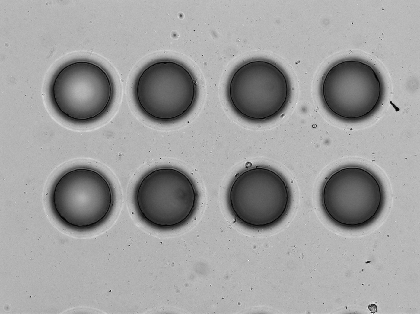
%> input picture samples/a/Acquired-2.tif, 420 x 314 px, shrunk from 1392 x 1040 before the run
$ octave pra.m   (GNU Octave 9; MATLAB toolbox functions it lacks are replaced by stand-ins)
%> lines starting %> are read from the running program, lines starting %| are printed output that depends on the picture; in (x1, y1, x2, y2) boxes, pixels count from 0 and x2, y2 are one past the last pixel; in counts of white or black regions, pixels touching at a corner belong together; the program's own positions count from 1
%> further down, image is the input picture: size 314x420 uint16; min 2206, max 11404, mean 7960
### matlab/tofloat.m
function [out, revertclass] = tofloat(in)
%TOFLOAT Convert image to floating point
%   [OUT, REVERTCLASS] = TOFLOAT(IN) converts the input image IN to
%   floating-point. If IN is a double or single image, then OUT
%   equals IN.  Otherwise, OUT equals IM2SINGLE(IN).  REVERTCLASS is
%   a function handle that can be used to convert back to the class
%   of IN.

%   Copyright 2002-2009 R. C. Gonzalez, R. E. Woods, and S. L. Eddins
%   From the book Digital Image Processing Using MATLAB, 2nd ed.,
%   Gatesmark Publishing, 2009.
%
%   Book web site: http://www.imageprocessingplace.com
%   Publisher web site: http://www.gatesmark.com/DIPUM2e.htm

identity = @(x) x;
tosingle = @im2single;

table = {'uint8',   tosingle, @im2uint8
   'uint16',  tosingle, @im2uint16
   'int16',   tosingle, @im2int16
   'logical', tosingle, @logical
   'double',  identity, identity
   'single',  identity, identity};

classIndex = find(strcmp(class(in), table(:, 1)));
%> classIndex = 2

if isempty(classIndex)
   error('Unsupported input image class.');
end

out = table{classIndex, 2}(in);

revertclass = table{classIndex, 3};

### matlab/intrans.m
function g = intrans(f, method, varargin)
%INTRANS Performs intensity (gray-level) transformations.
%   G = INTRANS(F, 'neg') computes the negative of input image F.
%
%   G = INTRANS(F, 'log', C, CLASS) computes C*log(1 + F) and
%   multiplies the result by (positive) constant C. If the last two
%   parameters are omitted, C defaults to 1. Because the log is used
%   frequently to display Fourier spectra, parameter CLASS offers
%   the option to specify the class of the output as 'uint8' or
%   'uint16'. If parameter CLASS is omitted, the output is of the
%   same class as the input.
%
%   G = INTRANS(F, 'gamma', GAM) performs a gamma transformation on
%   the input image using parameter GAM (a required input).
%
%   G = INTRANS(F, 'stretch', M, E) computes a contrast-stretching
%   transformation using the expression 1./(1 + (M./F).^E).
%   Parameter M must be in the range [0, 1]. The default value for
%   M is mean2(tofloat(F)), and the default value for E is 4.
%
%   G = INTRANS(F, 'specified', TXFUN) performs the intensity
%   transformation s = TXFUN(r) where r are input intensities, s are
%   output intensities, and TXFUN is an intensity transformation
%   (mapping) function, expressed as a vector with values in the
%   range [0, 1]. TXFUN must have at least two values.
%
%   For the 'neg', 'gamma', 'stretch' and 'specified'
%   transformations, floating-point input images whose values are
%   outside the range [0, 1] are scaled first using MAT2GRAY. Other
%   images are converted to floating point using TOFLOAT. For the
%   'log' transformation,floating-point images are transformed
%   without being scaled; other images are converted to floating
%   point first using TOFLOAT.
%
%   The output is of the same class as the input, except if a
%   different class is specified for the 'log' option.

%   Copyright 2002-2009 R. C. Gonzalez, R. E. Woods, and S. L. Eddins
%   From the book Digital Image Processing Using MATLAB, 2nd ed.,
%   Gatesmark Publishing, 2009.
%
%   Book web site: http://www.imageprocessingplace.com
%   Publisher web site: http://www.gatesmark.com/DIPUM2e.htm

% Verify the correct number of inputs.
error(nargchk(2, 4, nargin))

if strcmp(method, 'log')
   % The log transform handles image classes differently than the
   % other transforms, so let the logTransform function handle that
   % and then return.
   g = logTransform(f, varargin{:});
   return;
end

% If f is floating point, check to see if it is in the range [0 1].
% If it is not, force it to be using function mat2gray.
if isfloat(f) && (max(f(:)) > 1 || min(f(:)) < 0)
   f = mat2gray(f);
end
[f, revertclass] = tofloat(f); %Store class of f for use later.

% Perform the intensity transformation specified.
switch method
case 'neg'
   g = imcomplement(f);

case 'gamma'
   g = gammaTransform(f, varargin{:});

case 'stretch'
   g = stretchTransform(f, varargin{:});

case 'specified'
   g = spcfiedTransform(f, varargin{:});

otherwise
   error('Unknown enhancement method.')
end

% Convert to the class of the input image.
g = revertclass(g);

%------------------------------------------------------------------%
function g = gammaTransform(f, gamma)
g = imadjust(f, [ ], [ ], gamma);

%------------------------------------------------------------------%
function g = stretchTransform(f, varargin)
if isempty(varargin)
   % Use defaults.
   m = mean2(f);
   E = 4.0;
elseif length(varargin) == 2
   m = varargin{1};
%> m = 0.121
   E = varargin{2};
%> E = 0.9
else
   error('Incorrect number of inputs for the stretch method.')
end
g = 1./(1 + (m./f).^E);
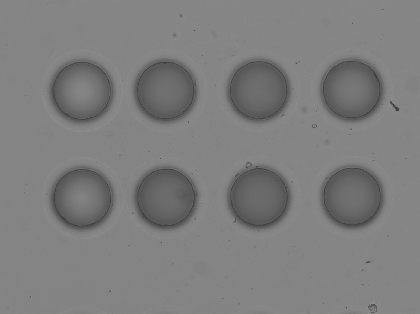
%> g: size 314x420 single; min 0.24, max 0.58, mean 0.494

%------------------------------------------------------------------%
% [9 lines left out: function spcfiedTransform, not called in this run]

%------------------------------------------------------------------%
% [19 lines left out: function logTransform, not called in this run]

### matlab/imageanalysis.m
function imageanalysis(motherfolder,representation)
%% 기본원리
% 1. 상위 폴더 내의 하위 폴더를 검색하여 nameFolds{i} 에 저장
% 2. 각 하위 폴더내의 파일을 순서대로 읽어서, filename(i) 에 저장
% 3. 가장잘나온 사진(대표)상의 중심(원이라 가정, 8개)사이의 거리, 평균 반지름 등의 정보를 입력
% 4. 대표 사진의 기울기를 수평으로 맞춘 뒤, 테두리를 잘라냄.(마스크 생성)
% 5. 분석하고자 하는 이미지의 기울기를 분석하여 마스크를 해당 기울기에 맞게 회전.
% 6. Template matching 을 이용하여 마스크와 이미지가 가장 장 매칭이 되는 지점을 찾아 마스킹을 한후 평균 밝기 측정
% 7. 왼쪽 아래서부터 오른쪽 위까지 순서대로 1~8까지 평균 Brightness 를 기록.
% 8. 엑셀파일로 출력

%% 사용법
% Column 과 Row 와 Magnitude 값을 입력한다.
% 아래와 같이 폴더명과 대표이미지 경로를 입력한다
% imageanalysis('C:\Users\moon\Dropbox\2014 summer research\2014.05.26 Tn5 FAB 2nd 100um reactor\','C:\Users\moon\Dropbox\2014 summer research\2014.05.26 Tn5 FAB 2nd 100um reactor\Left 1-4\Acquired-6.tif')
% 상위 폴더에 Brightness.xls 엑셀파일 생성.
% 자세한 작동원리는 analysis.m 파일 참조.
% Undefined function 'imageanalysis' for input arguments of type... 에러가 뜰시
% 본파일에서 F5 한번 실행후 change folder 후, 커맨드에 다시 입력.

global MeanArea;
global MeanRadius;
global Magnitude;


d = dir(motherfolder);
isub = [d(:).isdir]; %# returns logical vector
nameFolds = {d(isub).name}';
nameFolds(ismember(nameFolds,{'.','..'})) = [];
excel = strcat(motherfolder,'brightness.xls');

%% 4. 엑셀파일로 출력
for i=1:length(nameFolds)
    [Brightsum Filename]=analysis(strcat(motherfolder, nameFolds{i},'\'),representation);
    xlswrite(excel,{nameFolds{i} '1' '2' '3' '4' '5' '6' '7' '8'},nameFolds{i});
    xlswrite(excel,Brightsum,nameFolds{i},'A2');
    xlswrite(excel,Filename',nameFolds{i},'A2');
    fprintf('%d 번째 출력 끝. \n',i);
end
xlswrite(excel,...
    {'position' '2' '4' '6' '8';'' '1' '3' '5' '7';'왼쪽 아래서부터 1,2,3...오른쪽 위까지' '' '' '' '';...
    'MeanRadius' num2str(MeanRadius) '' '' '';'MeanArea' num2str(MeanArea) '' '' '';'Magnitude' num2str(Magnitude) '' '' ''},'howtosee');

fprintf('엑셀 파일 출력 끝. \n');

### matlab/pra.m
imageanalysis('C:\Users\Unist_dogyeong\Desktop\2014.08.28 OD 2 - Fluid patterning comparison\','C:\Users\Unist_dogyeong\Desktop\2014.08.28 OD 2 - Fluid patterning comparison\OD2\Acquired.tif')
clear all;
clc;

image=imread('C:\Users\Unist_dogyeong\Desktop\JM\Dropbox\2014 summer research\2014.08.28 OD 2 - Fluid patterning comparison\OD half\Acquired-2.tif');

% [6 lines of commented-out code are left out]

histed=intrans(image,'stretch',mean2(im2double(image)),0.9);
%> in intrans, `g = revertclass(g);`:
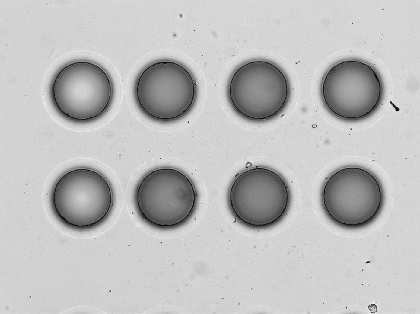
%> g: size 314x420 uint16; min 15702, max 38023, mean 32392.4; drawn with min black and max white
histed=histeq(histed);
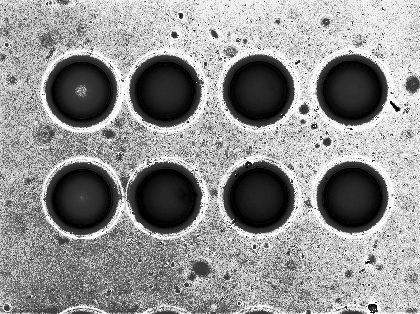
%> histed: size 314x420 uint16; min 0, max 65535, mean 37109.1; drawn with min black and max white
h=fspecial('gaussian',70,15);
gh=imfilter(histed,h,'replicate');
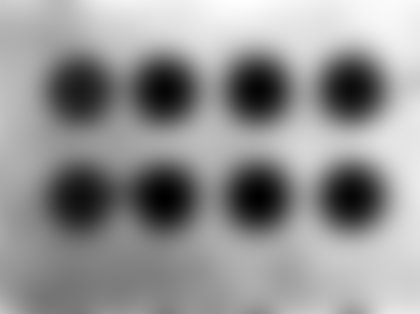
%> gh: size 314x420 uint16; min 6935, max 59119, mean 37260.8; drawn with min black and max white
gh=im2bw(gh,1.5*graythresh(gh));
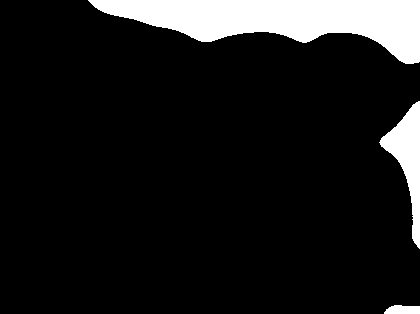
%> gh: size 314x420 logical; 10.7% white; 3 white regions, box (x1, y1, x2, y2) and area: (88, 0, 420, 64) 11401, (379, 101, 420, 249) 2370, (384, 305, 420, 314) 275

L=bwlabel(gh,4);
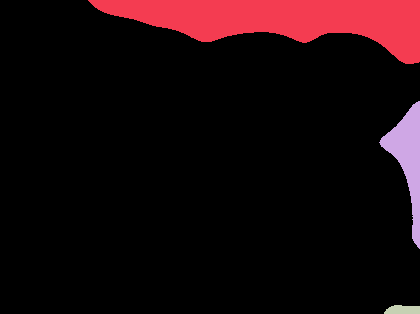
%> L: size 314x420 double; 4 distinct labels, from 0 to 3; one colour per label, 0 black
% figure(2)
imshow(gh)
%오브젝트 개수 세기
num=max(max(L)); %오브젝트 개수
%> num = 3
% ncol=input('Enter the number of colomuns : ');   %가로개수
% nraw=input('Enter the number of raws : ');   %세로개수
% n=ncol*nraw;    %입력값 총 개수
n=8;
% fprintf('%f개로 걸러내겠습니다! : %f\n',n)


%라벨링해서 n개보다 많으면 n개가 될때까지 가장 작은 면적을 가진 라벨링 없앰
for i=1:num
    noe(i)= sum(sum(L==i));     %Number of dots(area)
end
%> this loop made 3 passes
%> after the loop, noe = [11401 2370 275]
noesort=sort(noe);
%> noesort = [275 2370 11401]

NumberOfRemoval=0;
if n < num
    for k=1:num-n   %가장 작은 면적을 가진 라벨부터
        label=find(noe==noesort(k));   %index of min

        for i=1:size(L,1)
            for j=1:size(L,2)
                if L(i,j) == label
                    L(i,j)=0;
                end
            end
        end
        NumberOfRemoval=NumberOfRemoval+1;
    end
    MeanArea=sum(noesort(num-n+1:end))/n;
    MeanRadius=sqrt(MeanArea/pi);
else
    MeanArea=sum(noesort)/num;
%> MeanArea = 4682
    MeanRadius=sqrt(MeanArea/pi);
%> MeanRadius = 38.6
end

% Ibw = im2bw(L);
% Ilabel = bwlabel(Ibw);
% stat = regionprops(Ilabel,'centroid');

L = bwlabel(L);
stat = regionprops(L,'centroid');
%> stat = 3 regions; Centroid: [283.2 20], [409 159.4], [403.6 310.5]

%Least-squares fit 으로 샘플 이미지 점들의 평균 기울기를 구함
%Initializing
xavg=0;
bnom=0;
bdenom=0;

%Compute x-average
for k=1:numel(stat)
    xavg=xavg+stat(k).Centroid(1);
end
%> this loop made 3 passes
%> xavg on passes 1 to 3: 283.2, 692.3, 1095.8
xavg=xavg/numel(stat);
%> xavg = 365.3

%Compute b through least sqaures fit
for k=1:numel(stat)
    bnom=bnom+stat(k).Centroid(2)*(stat(k).Centroid(1)-xavg);
    bdenom=bdenom+stat(k).Centroid(1)*(stat(k).Centroid(1)-xavg);
end
%> this loop made 3 passes
%> (bnom, bdenom) on passes 1 to 3: (-1637.5, -23237), (5334.8, -5346.6), (17228.2, 10111)
b=bnom/bdenom;
%> b = 1.7
degree=atand(b);
%> degree = 59.59
Mask=L;
figure(4)
imshow(Mask)
